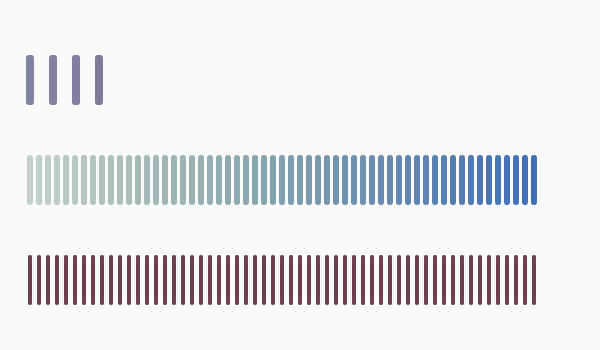
Frame 1 (no input)
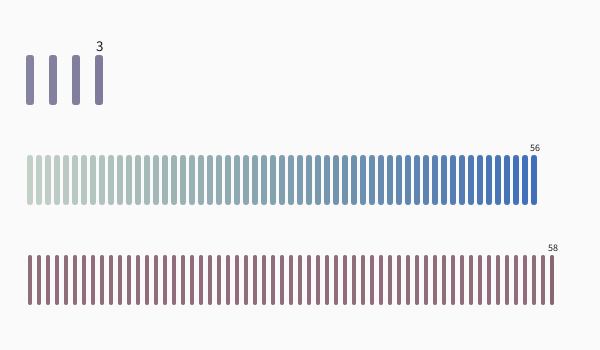
Frame 60 (the mouse pressed at the canvas centre just before this capture)
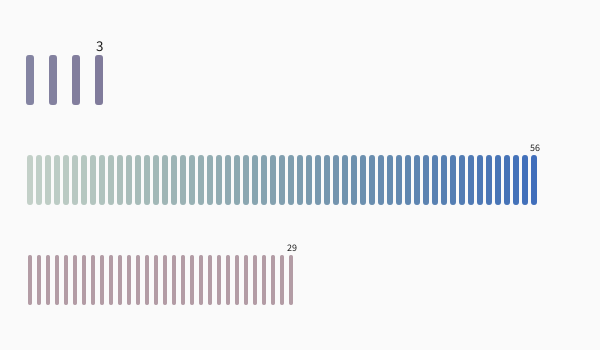
Frame 120 (the mouse held since frame 60 and released just before this capture)

The Processing sketch that drew these frames (run headless with seeded random() and noise(); from frame 60 on, the mouse is pressed at the canvas centre):

// Processing sketch: processing_96635
// ── processing_96635.pde

int h;
int m;
int s ;

Hand[] hourH;
Hand[] minH;
Hand[] secH; 


class Hand {
  float x, y;
  int thick;
  int size;
  int life=240;

  Hand(int inithick, int initsize) {
    thick = inithick;
    size = initsize;
  }
  void rectangle(int R, int G, int B) {

    pushMatrix();
    translate(x, y);
    noStroke();
    fill(R,G,B,life);
    rectMode(CENTER);
    rect(0, 0, thick, 50, 3);
    popMatrix();
  }
    
  void textdisplay(int a) {
    pushMatrix();
    translate(x, y);
    textSize(size);
    fill(30);
    textAlign(CENTER);
    text(a, 0, -30);
    popMatrix();
  }
  void move(){
      x = x+ random(-1,1);
   // y = y+ random(-1, 1);
  }
}


void setup() {
  size(600, 350);
  hourH = new Hand[24];
  secH = new Hand[60];
  minH = new Hand[60];
  for (int i=0; i<24; i++) {
    hourH[i] = new Hand(8, 15);
  }

  for (int i=0; i<60; i++) {
    minH[i] = new Hand( 6, 10);
  }

  for (int i=0; i<60; i++) {
    secH[i] = new Hand(4, 10);
  }
}

void draw() {

  background(250);
  //hour boxes

  if (mousePressed==true) {
    s=mouseX/10-1;
    if ( s>=59) {
      s=0;
      m++;
    }
    if (m>=59) {
      m=0;
      h++;
    }
    if (h>=23) {
      h=0;
    }
  }
 else{
    s = second();
    m= minute();
    h = hour();
  }


  secH[s].textdisplay(s);

  for (int i=0; i<s+1; i++) {
    secH[i].x = 30 + 9*i;
    secH[i].y = 280;
    if(secH[i].life>100){
    secH[i].life--;
    }else {
      secH[i].life=250;
    }
    secH[i].rectangle(100,50,70);
  }


  minH[m].textdisplay(m);
  for (int i=0; i<m+1; i++) {
    minH[i].x = 30 + 9*i ;
    minH[i].y = 180;
    minH[i].life = i*3 +70;
    minH[i].rectangle(50,100,70+i*2);
  }

  hourH[h].textdisplay(h);
  for (int i=0; i<h+1; i++) {

    hourH[i].x = 30 + 23*i ;
    hourH[i].y = 80;
    //hourH[i].move();
    hourH[i].life = i*4 + 150;
    hourH[i].rectangle(50+i*3,50,100);

  }
}
